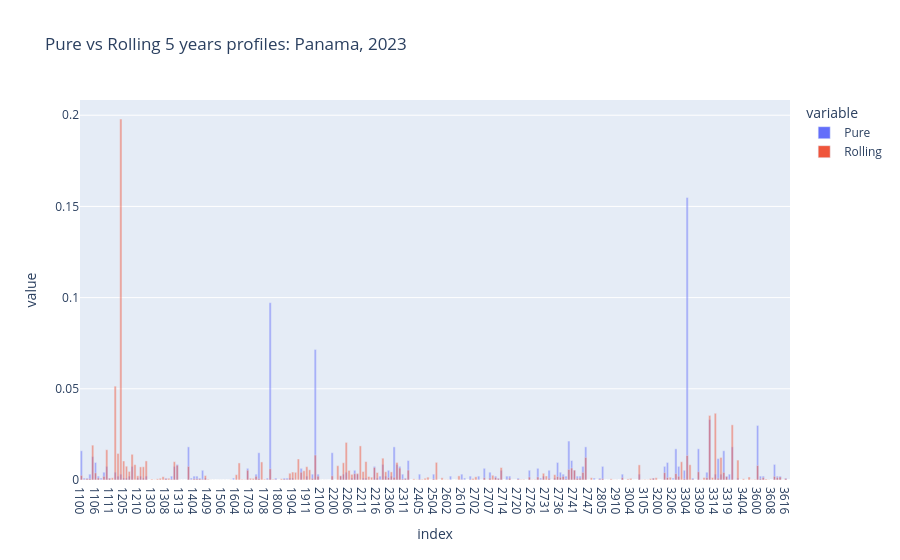

Notebook code for this chart:
### Code cell
country = "PA"
year = 2023

df_profile_country = pd.concat([
            df_prob_yearly_full.loc[(country, year)],
            df_prob_roll_yearly_full.loc[(country, year)]
        ], axis=1).T.reset_index(drop=True).T.rename(columns={0: "Pure", 1: "Rolling"})
px.bar(df_profile_country, x=df_profile_country.index, y=["Pure", "Rolling"], barmode="overlay",
       title=f"Pure vs Rolling 5 years profiles: {uf.id2name_country[country]}, {year}")

### Figure 1 — Plotly figure (JSON) as saved in the notebook; plotly's stock layout.template omitted (floating-point values rounded to 4 significant figures; data arrays with more than 128 entries replaced by an {"elided": "..."} marker saying what was removed)
{"data": [{"hovertemplate": "variable=Pure<br>index=%{x}<br>value=%{y}<extra></extra>", "legendgroup": "Pure", "marker": {"color": "#636efa", "opacity": 0.5, "pattern": {"shape": ""}}, "name": "Pure", "orientation": "v", "showlegend": true, "textposition": "auto", "type": "bar", "x": {"elided": "252 str values"}, "xaxis": "x", "y": {"elided": "252 float values"}, "yaxis": "y"}, {"hovertemplate": "variable=Rolling<br>index=%{x}<br>value=%{y}<extra></extra>", "legendgroup": "Rolling", "marker": {"color": "#EF553B", "opacity": 0.5, "pattern": {"shape": ""}}, "name": "Rolling", "orientation": "v", "showlegend": true, "textposition": "auto", "type": "bar", "x": {"elided": "252 str values"}, "xaxis": "x", "y": {"elided": "252 float values"}, "yaxis": "y"}], "layout": {"barmode": "overlay", "legend": {"title": {"text": "variable"}, "tracegroupgap": 0}, "title": {"text": "Pure vs Rolling 5 years profiles: Panama, 2023"}, "xaxis": {"anchor": "y", "domain": [0, 1], "title": {"text": "index"}}, "yaxis": {"anchor": "x", "domain": [0, 1], "title": {"text": "value"}}}}
